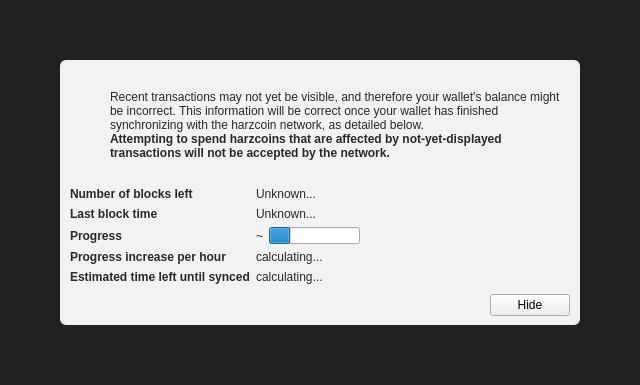
<?xml version="1.0" encoding="UTF-8"?>
<ui version="4.0">
 <class>ModalOverlay</class>
 <widget class="ModalOverlay" name="ModalOverlay">
  <property name="geometry">
   <rect>
    <x>0</x>
    <y>0</y>
    <width>640</width>
    <height>385</height>
   </rect>
  </property>
  <property name="windowTitle">
   <string>Form</string>
  </property>
  <layout class="QVBoxLayout" name="verticalLayout" stretch="0">
   <property name="sizeConstraint">
    <enum>QLayout::SetDefaultConstraint</enum>
   </property>
   <property name="leftMargin">
    <number>0</number>
   </property>
   <property name="topMargin">
    <number>0</number>
   </property>
   <property name="rightMargin">
    <number>0</number>
   </property>
   <property name="bottomMargin">
    <number>0</number>
   </property>
   <item>
    <widget class="QWidget" name="bgWidget" native="true">
     <property name="styleSheet">
      <string notr="true">#bgWidget { background: rgba(0,0,0,220); }</string>
     </property>
     <layout class="QVBoxLayout" name="verticalLayoutMain" stretch="1">
      <property name="leftMargin">
       <number>60</number>
      </property>
      <property name="topMargin">
       <number>60</number>
      </property>
      <property name="rightMargin">
       <number>60</number>
      </property>
      <property name="bottomMargin">
       <number>60</number>
      </property>
      <item>
       <widget class="QWidget" name="contentWidget" native="true">
        <property name="styleSheet">
         <string notr="true">#contentWidget { background: rgba(255,255,255,240); border-radius: 6px; }

QLabel { color: rgb(40,40,40);  }</string>
        </property>
        <layout class="QVBoxLayout" name="verticalLayoutSub" stretch="1,0,0,0">
         <property name="spacing">
          <number>0</number>
         </property>
         <property name="leftMargin">
          <number>10</number>
         </property>
         <property name="topMargin">
          <number>10</number>
         </property>
         <property name="rightMargin">
          <number>10</number>
         </property>
         <property name="bottomMargin">
          <number>10</number>
         </property>
         <item>
          <layout class="QHBoxLayout" name="horizontalLayoutIconText" stretch="0,1">
           <property name="topMargin">
            <number>20</number>
           </property>
           <item>
            <layout class="QVBoxLayout" name="verticalLayoutIcon">
             <property name="leftMargin">
              <number>0</number>
             </property>
             <item>
              <widget class="QPushButton" name="warningIcon">
               <property name="enabled">
                <bool>false</bool>
               </property>
               <property name="text">
                <string/>
               </property>
               <property name="icon">
                <iconset>
                 <normaloff>:/icons/warning</normaloff>
                 <disabledoff>:/icons/warning</disabledoff>:/icons/warning</iconset>
               </property>
               <property name="iconSize">
                <size>
                 <width>48</width>
                 <height>48</height>
                </size>
               </property>
               <property name="flat">
                <bool>true</bool>
               </property>
              </widget>
             </item>
             <item>
              <spacer name="verticalSpacerWarningIcon">
               <property name="orientation">
                <enum>Qt::Vertical</enum>
               </property>
               <property name="sizeHint" stdset="0">
                <size>
                 <width>20</width>
                 <height>40</height>
                </size>
               </property>
              </spacer>
             </item>
            </layout>
           </item>
           <item>
            <layout class="QVBoxLayout" name="verticalLayoutInfoText">
             <property name="leftMargin">
              <number>0</number>
             </property>
             <property name="topMargin">
              <number>0</number>
             </property>
             <item>
              <widget class="QLabel" name="infoText">
               <property name="text">
                <string>Recent transactions may not yet be visible, and therefore your wallet's balance might be incorrect. This information will be correct once your wallet has finished synchronizing with the harzcoin network, as detailed below.</string>
               </property>
               <property name="textFormat">
                <enum>Qt::RichText</enum>
               </property>
               <property name="wordWrap">
                <bool>true</bool>
               </property>
              </widget>
             </item>
             <item>
              <widget class="QLabel" name="infoTextStrong">
               <property name="font">
                <font>
                 <weight>75</weight>
                 <bold>true</bold>
                </font>
               </property>
               <property name="text">
                <string>Attempting to spend harzcoins that are affected by not-yet-displayed transactions will not be accepted by the network.</string>
               </property>
               <property name="textFormat">
                <enum>Qt::RichText</enum>
               </property>
               <property name="wordWrap">
                <bool>true</bool>
               </property>
              </widget>
             </item>
             <item>
              <spacer name="verticalSpacerInTextSpace">
               <property name="orientation">
                <enum>Qt::Vertical</enum>
               </property>
               <property name="sizeHint" stdset="0">
                <size>
                 <width>20</width>
                 <height>40</height>
                </size>
               </property>
              </spacer>
             </item>
            </layout>
           </item>
          </layout>
         </item>
         <item>
          <spacer name="verticalSpacerAfterText">
           <property name="orientation">
            <enum>Qt::Vertical</enum>
           </property>
           <property name="sizeHint" stdset="0">
            <size>
             <width>20</width>
             <height>40</height>
            </size>
           </property>
          </spacer>
         </item>
         <item>
          <layout class="QFormLayout" name="formLayout">
           <property name="fieldGrowthPolicy">
            <enum>QFormLayout::FieldsStayAtSizeHint</enum>
           </property>
           <property name="horizontalSpacing">
            <number>6</number>
           </property>
           <property name="verticalSpacing">
            <number>6</number>
           </property>
           <property name="topMargin">
            <number>10</number>
           </property>
           <item row="0" column="0">
            <widget class="QLabel" name="labelNumberOfBlocksLeft">
             <property name="font">
              <font>
               <weight>75</weight>
               <bold>true</bold>
              </font>
             </property>
             <property name="text">
              <string>Number of blocks left</string>
             </property>
            </widget>
           </item>
           <item row="0" column="1">
            <widget class="QLabel" name="numberOfBlocksLeft">
             <property name="text">
              <string>Unknown...</string>
             </property>
            </widget>
           </item>
           <item row="1" column="0">
            <widget class="QLabel" name="labelLastBlockTime">
             <property name="font">
              <font>
               <weight>75</weight>
               <bold>true</bold>
              </font>
             </property>
             <property name="text">
              <string>Last block time</string>
             </property>
            </widget>
           </item>
           <item row="1" column="1">
            <widget class="QLabel" name="newestBlockDate">
             <property name="sizePolicy">
              <sizepolicy hsizetype="Maximum" vsizetype="Preferred">
               <horstretch>0</horstretch>
               <verstretch>0</verstretch>
              </sizepolicy>
             </property>
             <property name="text">
              <string>Unknown...</string>
             </property>
            </widget>
           </item>
           <item row="2" column="0">
            <widget class="QLabel" name="labelSyncDone">
             <property name="font">
              <font>
               <weight>75</weight>
               <bold>true</bold>
              </font>
             </property>
             <property name="text">
              <string>Progress</string>
             </property>
            </widget>
           </item>
           <item row="2" column="1">
            <layout class="QHBoxLayout" name="horizontalLayoutSync" stretch="0,1">
             <item>
              <widget class="QLabel" name="percentageProgress">
               <property name="text">
                <string notr="true">~</string>
               </property>
              </widget>
             </item>
             <item>
              <widget class="QProgressBar" name="progressBar">
               <property name="value">
                <number>24</number>
               </property>
               <property name="format">
                <string/>
               </property>
              </widget>
             </item>
            </layout>
           </item>
           <item row="4" column="0">
            <widget class="QLabel" name="labelProgressIncrease">
             <property name="font">
              <font>
               <weight>75</weight>
               <bold>true</bold>
              </font>
             </property>
             <property name="text">
              <string>Progress increase per hour</string>
             </property>
            </widget>
           </item>
           <item row="4" column="1">
            <widget class="QLabel" name="progressIncreasePerH">
             <property name="text">
              <string>calculating...</string>
             </property>
            </widget>
           </item>
           <item row="5" column="0">
            <widget class="QLabel" name="labelEstimatedTimeLeft">
             <property name="font">
              <font>
               <weight>75</weight>
               <bold>true</bold>
              </font>
             </property>
             <property name="text">
              <string>Estimated time left until synced</string>
             </property>
            </widget>
           </item>
           <item row="5" column="1">
            <widget class="QLabel" name="expectedTimeLeft">
             <property name="text">
              <string>calculating...</string>
             </property>
            </widget>
           </item>
          </layout>
         </item>
         <item>
          <layout class="QHBoxLayout" name="horizontalLayoutButtons">
           <property name="leftMargin">
            <number>10</number>
           </property>
           <property name="topMargin">
            <number>10</number>
           </property>
           <item>
            <spacer name="horizontalSpacer">
             <property name="orientation">
              <enum>Qt::Horizontal</enum>
             </property>
             <property name="sizeHint" stdset="0">
              <size>
               <width>40</width>
               <height>20</height>
              </size>
             </property>
            </spacer>
           </item>
           <item>
            <widget class="QPushButton" name="closeButton">
             <property name="text">
              <string>Hide</string>
             </property>
            </widget>
           </item>
          </layout>
         </item>
        </layout>
       </widget>
      </item>
     </layout>
    </widget>
   </item>
  </layout>
 </widget>
 <customwidgets>
  <customwidget>
   <class>ModalOverlay</class>
   <extends>QWidget</extends>
   <header>modaloverlay.h</header>
   <container>1</container>
  </customwidget>
 </customwidgets>
 <resources/>
 <connections/>
</ui>
